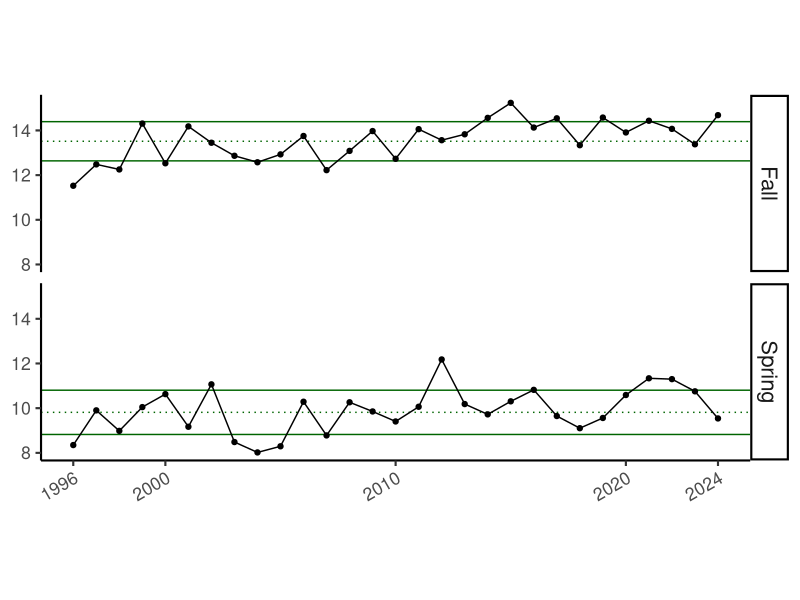

R code for this plot: (Note: this script raises an error after producing the figure.)

### Project name: Longfin ESP Report Card
### Code purpose: Create and plot bottom temperature indicator

### Author: Stephanie Owen
### Date started: 4/10/25

### Code reviewer:
### Date reviewed:

# Libraries & functions ----
`%>%` <- magrittr::`%>%`

# Data ----
bottomT <- read.csv(here::here("inputs/GLORYS_monthly_BottomT_ECOMON6_1993_2024.csv"))

# Analyses ----

## Filter area to MAB and SNE, months to Apr-Jun and Oct-Dec ----
bottomT_subset <- bottomT %>%
  dplyr::filter(area %in% c('MIDDLE_ATLANTIC_BIGHT','SOUTHERN_NEW_ENGLAND'))  %>%
  dplyr::filter(month %in% c('April','May','June','October','November','December')) %>%
  dplyr::filter(statistic == 'mean')

## Create 'Spring' and 'Fall' seasons ----

bottomT_season <- bottomT_subset %>%
  dplyr::mutate(season = dplyr::case_when(month %in% c("April","May","June") ~ "Spring",
                                          month %in% c("October","November","December") ~ "Fall")) %>%
  dplyr::select(-month)

## Group by year+season, calculate mean for each season per year ----

temp_indicator <- bottomT_season %>%
  dplyr::group_by(year, season) %>%
  dplyr::mutate(mean = mean(value)) %>%
  dplyr::select(-c(area,statistic,value)) %>%
  dplyr::rename(DATA_VALUE = mean,
                INDICATOR_NAME = var.name,
                YEAR = year) %>%
  dplyr::distinct()

## Plot facet by season ----

plt_bt <- function(data) {
  plt <- data |>
    dplyr::group_by(INDICATOR_NAME, season) |>
    dplyr::mutate(mean = mean(DATA_VALUE, na.rm = TRUE),
                  sd = sd(DATA_VALUE, na.rm = TRUE)) |>
    ggplot2::ggplot(ggplot2::aes(x = YEAR,
                                 y = DATA_VALUE
    )) +
    ggplot2::geom_hline(ggplot2::aes(
      yintercept = .data$mean + .data$sd
    ),
    color = "darkgreen",
    linetype = "solid"
    ) +
    ggplot2::geom_hline(ggplot2::aes(
      yintercept = .data$mean - .data$sd
    ),
    color = "darkgreen",
    linetype = "solid"
    ) +
    ggplot2::geom_hline(ggplot2::aes(
      yintercept = .data$mean
    ),
    color = "darkgreen",
    linetype = "dotted"
    ) +
    ggplot2::geom_point() +
    ggplot2::geom_path() +
    # ggplot2::xlim(c(1989, 2024)) +
    ggplot2::scale_x_continuous(breaks = c(1996, 2000, 2010, 2020, 2024),
                                limits = c(1996, 2024)) +
    ggplot2::scale_y_continuous(labels = scales::comma) +
    ggplot2::theme_classic(base_size = 16) +
    ggplot2::theme(strip.text = ggplot2::element_text(size = 16),
                   axis.title = ggplot2::element_blank(),
                   axis.text.x = ggplot2::element_text(angle = 30,
                                                       hjust = 1),
                   aspect.ratio = 1/4) +
    ggplot2::facet_grid('season')
  
  return(plt)
}

all_indicators <- dplyr::bind_rows(
  temp_indicator)

plt_bt(temp_indicator)

all_indicators <- dplyr::bind_rows(gsi)

for(i in unique(all_indicators$INDICATOR_NAME)) {
  this_dat <- all_indicators |>
    dplyr::filter(INDICATOR_NAME == i) |>
    dplyr::arrange(YEAR)
  
  fname <- here::here("images", paste0(i, "_", Sys.Date(), ".png"))
  if(max(this_dat$DATA_VALUE, na.rm = TRUE) > 10^6) {
    this_dat <- this_dat |>
      dplyr::mutate(DATA_VALUE = ifelse(!is.na(DATA_VALUE), DATA_VALUE/10^6, DATA_VALUE),
                    INDICATOR_NAME = paste(INDICATOR_NAME, "millions"))
    fname <-  here::here("images", paste0(i, "_millions_", Sys.Date(), ".png"))
  }
  
  print(fname)
  fig <- plt_bt(this_dat)
  
  ggplot2::ggsave(fname,
                  width = 6,
                  height = 4)
  
}
